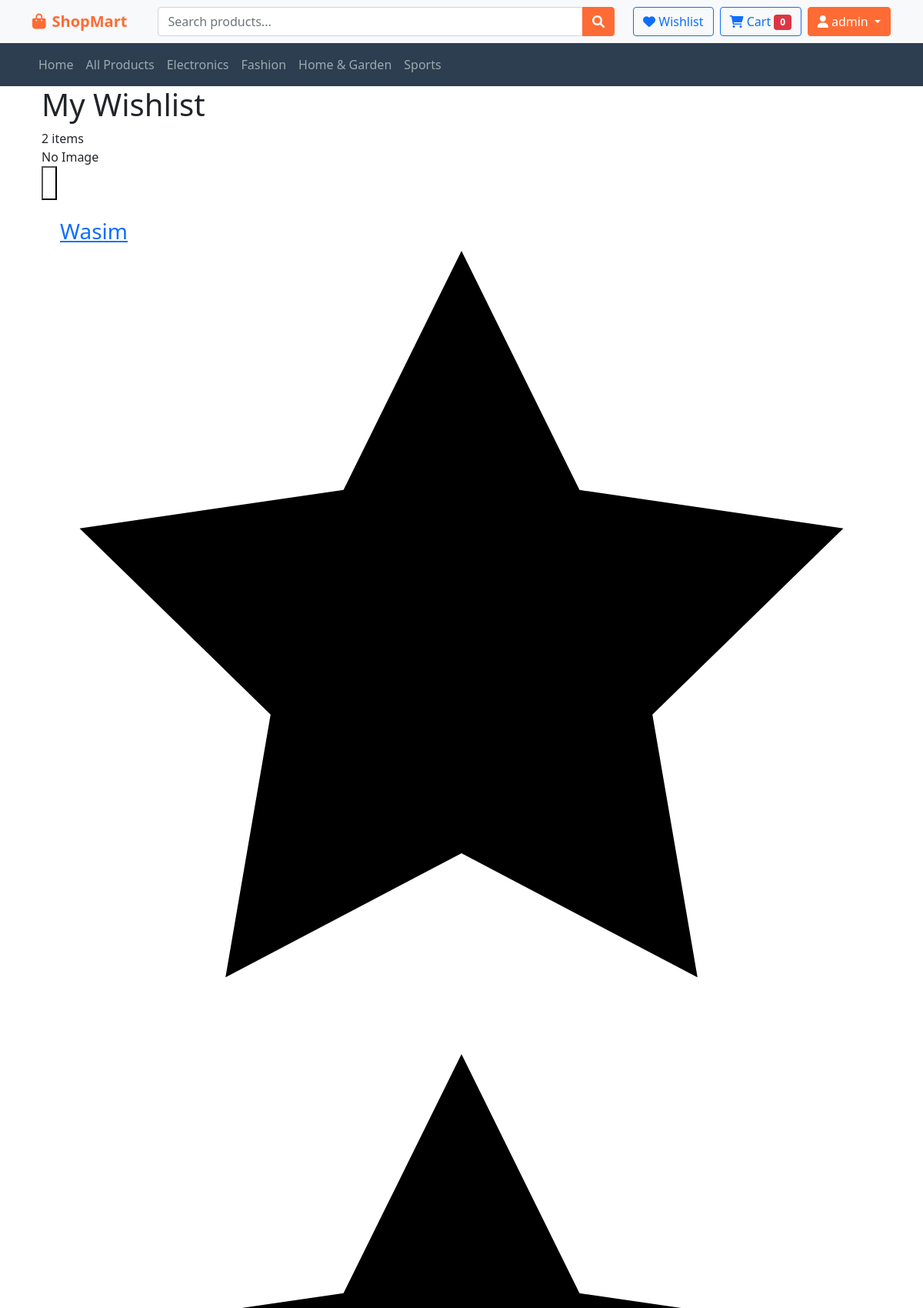
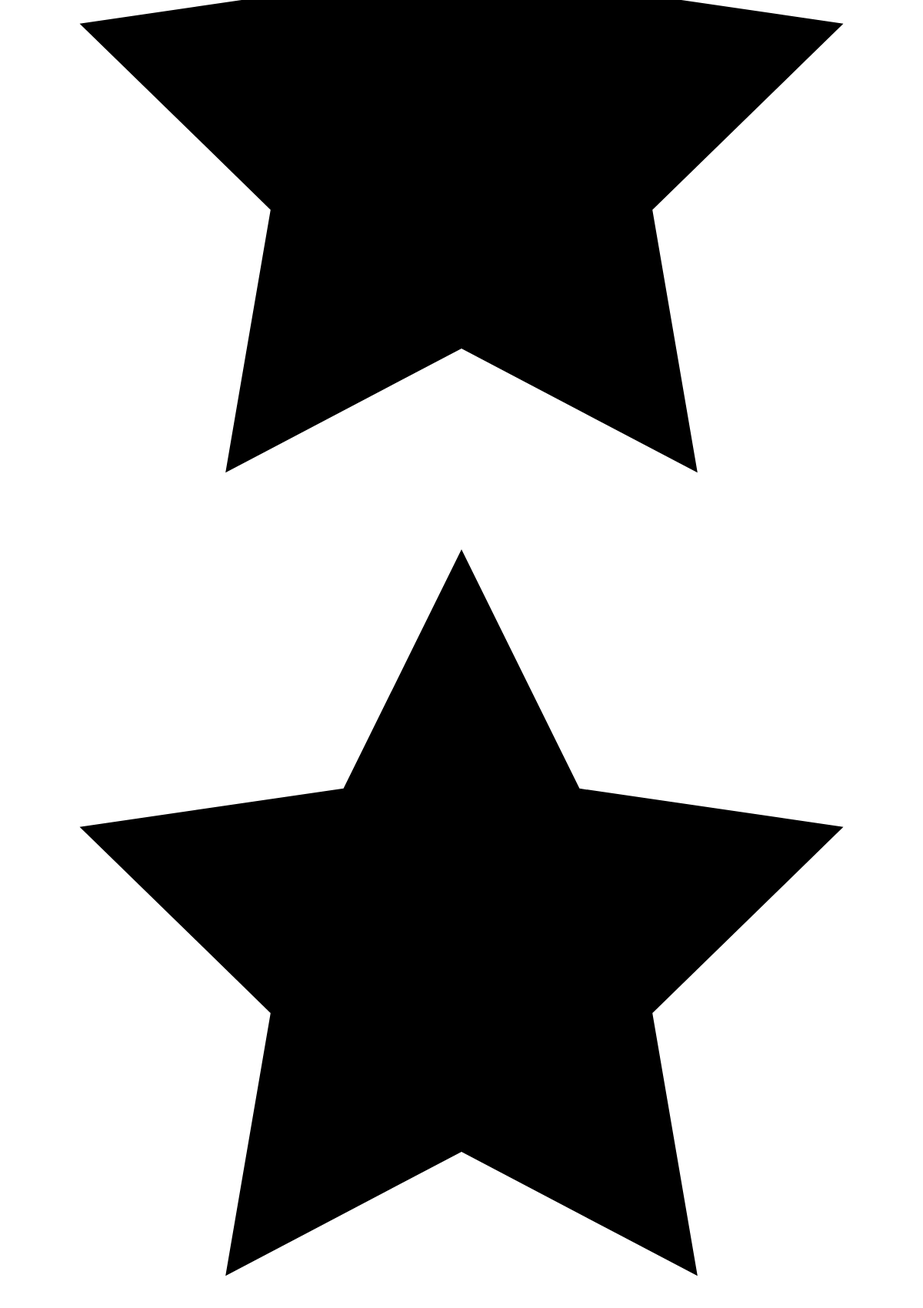
/wishlist/ (signed in, upper part), run on the app's committed database (2 pictures, top to bottom).
### myapp/models.py (models this page shows, shortened)
class User(AbstractUser):
    USER_TYPES = (
        ('customer', 'Customer'),
        ('vendor', 'Vendor'),
        ('admin', 'Admin'),
    )
    user_type = models.CharField(max_length=20, choices=USER_TYPES, default='customer')
    phone = models.CharField(max_length=15, blank=True)
    date_of_birth = models.DateField(null=True, blank=True)
    profile_image = models.ImageField(upload_to='profiles/', null=True, blank=True)
    is_verified = models.BooleanField(default=False)
    created_at = models.DateTimeField(auto_now_add=True)

class Wishlist(models.Model):
    user = models.ForeignKey(User, on_delete=models.CASCADE)
    product = models.ForeignKey(Product, on_delete=models.CASCADE)
    created_at = models.DateTimeField(auto_now_add=True)
    class Meta:
        unique_together = ['user', 'product']

class Product(models.Model):
    PRODUCT_STATUS = (
        ('draft', 'Draft'),
        ('active', 'Active'),
        ('inactive', 'Inactive'),
        ('out_of_stock', 'Out of Stock'),
    )
    vendor = models.ForeignKey(Vendor, on_delete=models.CASCADE, related_name='products')
    category = models.ForeignKey(Category, on_delete=models.CASCADE)
    brand = models.ForeignKey(Brand, on_delete=models.SET_NULL, null=True, blank=True)
    name = models.CharField(max_length=255)
    slug = models.SlugField(unique=True, blank=True)
    sku = models.CharField(max_length=50, unique=True)
    description = models.TextField()
    short_description = models.CharField(max_length=500, blank=True)
    price = models.DecimalField(max_digits=10, decimal_places=2)
    compare_price = models.DecimalField(max_digits=10, decimal_places=2, null=True, blank=True)
    cost_price = models.DecimalField(max_digits=10, decimal_places=2, null=True, blank=True)
    stock_quantity = models.PositiveIntegerField(default=0)
    low_stock_threshold = models.PositiveIntegerField(default=5)
    track_inventory = models.BooleanField(default=True)
    weight = models.DecimalField(max_digits=8, decimal_places=3, null=True, blank=True)
    dimensions = models.CharField(max_length=50, blank=True)  # L x W x H
    status = models.CharField(max_length=20, choices=PRODUCT_STATUS, default='draft')
    is_featured = models.BooleanField(default=False)
    is_digital = models.BooleanField(default=False)
    meta_title = models.CharField(max_length=255, blank=True)
    meta_description = models.CharField(max_length=500, blank=True)
    rating = models.DecimalField(max_digits=3, decimal_places=2, default=0.00)
    review_count = models.PositiveIntegerField(default=0)
    created_at = models.DateTimeField(auto_now_add=True)
    updated_at = models.DateTimeField(auto_now=True)
    class Meta:
        ordering = ['-created_at']
        indexes = [
            models.Index(fields=['status', 'is_featured']),
            models.Index(fields=['category', 'status']),
            models.Index(fields=['vendor', 'status']),
        ]

### myapp/views.py (the view)
# urls.py: path('wishlist/', views.wishlist, name='wishlist'),
@login_required
def wishlist(request):
    wishlist_items = Wishlist.objects.filter(user=request.user).select_related(
        'product'
    ).order_by('-created_at')
    return render(request, 'store/wishlist.html', {'wishlist_items': wishlist_items})

### myapp/templates/store/wishlist.html (shortened to what this page needs)
{% extends 'base.html' %}
{% load static %}
{% block content %}
<div class="container mx-auto px-4 py-8">
    <div class="max-w-6xl mx-auto">
        <div class="flex items-center justify-between mb-8">
            <h1 class="text-3xl font-bold text-gray-900">My Wishlist</h1>
            <div class="text-sm text-gray-500">
                {{ wishlist_items|length }} item{{ wishlist_items|length|pluralize }}
            </div>
        </div>
        {% if wishlist_items %}
            <div class="grid grid-cols-1 md:grid-cols-2 lg:grid-cols-3 xl:grid-cols-4 gap-6">
                {% for item in wishlist_items %}
                <div class="bg-white rounded-lg shadow-md overflow-hidden hover:shadow-lg transition-shadow duration-300">
                    <div class="relative">
                        {% if item.product.images.first %}
                            <img src="{{ item.product.images.first.image.url }}"
                                 alt="{{ item.product.name }}"
                                 class="w-full h-48 object-cover">
                        {% else %}
                            <div class="w-full h-48 bg-gray-200 flex items-center justify-center">
                                <span class="text-gray-400">No Image</span>
                            </div>
                        {% endif %}
                        <button onclick="toggleWishlist({{ item.product.id }})"
                                class="absolute top-2 right-2 p-2 bg-white rounded-full shadow-md hover:bg-red-50 transition-colors">
                        </button>
                    </div>
                    <div class="p-4">
                        <h3 class="font-semibold text-gray-900 text-sm mb-2 line-clamp-2">
                            <a href="{% url 'product_detail' item.product.slug %}" class="hover:text-orange-600">
                                {{ item.product.name }}
                            </a>
                        </h3>
                        <div class="flex items-center mb-2">
                            <div class="flex text-yellow-400 text-sm">
                                {% for i in "12345" %}
                                    {% if forloop.counter <= item.product.rating %}
                                        <svg class="w-4 h-4 fill-current" viewBox="0 0 20 20">
                                            <path d="M10 15l-5.878 3.09 1.123-6.545L.489 6.91l6.572-.955L10 0l2.939 5.955 6.572.955-4.756 4.635 1.123 6.545z"/>
                                        </svg>
                                    {% else %}
                                        <svg class="w-4 h-4 text-gray-300 fill-current" viewBox="0 0 20 20">
                                            <path d="M10 15l-5.878 3.09 1.123-6.545L.489 6.91l6.572-.955L10 0l2.939 5.955 6.572.955-4.756 4.635 1.123 6.545z"/>
                                        </svg>
                                    {% endif %}
                                {% endfor %}
                            </div>
                        </div>
                    </div>
                </div>
                {% endfor %}
            </div>
        {% endif %}
    </div>
</div>
{% endblock %}

### myapp/templates/base.html (shortened to what this page needs)
{% load static %}
<!DOCTYPE html>
<html lang="en">
<head>
    <link href="https://cdn.jsdelivr.net/npm/bootstrap@5.1.3/dist/css/bootstrap.min.css" rel="stylesheet">
    <link href="https://cdnjs.cloudflare.com/ajax/libs/font-awesome/6.0.0/css/all.min.css" rel="stylesheet">
</head>
<body>
<nav class="navbar navbar-expand-lg navbar-light bg-light sticky-top">
    <div class="container">
        <a class="navbar-brand" href="{% url 'home' %}">
            <i class="fas fa-shopping-bag me-2"></i>ShopMart
        </a>
        <div class="flex-grow-1 mx-4">
            <div class="search-bar">
                <div class="input-group">
                    <input type="text" class="form-control" id="search-input"
                           placeholder="Search products..." value="{{ request.GET.search }}">
                    <button class="btn btn-primary" type="button" id="search-btn">
                        <i class="fas fa-search"></i>
                    </button>
                </div>
            </div>
        </div>
        <div class="d-flex align-items-center">
            {% if user.is_authenticated %}
                <a href="{% url 'wishlist' %}" class="btn btn-outline-primary me-2">
                    <i class="fas fa-heart"></i> Wishlist
                </a>
                <a href="{% url 'cart_view' %}" class="btn btn-outline-primary me-2">
                    <i class="fas fa-shopping-cart"></i> Cart
                    <span class="badge bg-danger" id="cart-count">0</span>
                </a>
                <div class="dropdown">
                    <button class="btn btn-primary dropdown-toggle" type="button" data-bs-toggle="dropdown">
                        <i class="fas fa-user"></i> {{ user.username }}
                    </button>
                </div>
            {% else %}
                <a href="{% url 'login' %}" class="btn btn-outline-primary me-2">Login</a>
                <a href="{% url 'register' %}" class="btn btn-primary">Register</a>
            {% endif %}
        </div>
    </div>
</nav>
<nav class="navbar navbar-expand-lg navbar-dark" style="background-color: var(--dark-color);">
    <div class="container">
        <div class="navbar-nav">
            <a class="nav-link" href="{% url 'home' %}">Home</a>
            <a class="nav-link" href="{% url 'product_list' %}">All Products</a>
            <a class="nav-link" href="{% url 'product_list' %}?category=electronics">Electronics</a>
            <a class="nav-link" href="{% url 'product_list' %}?category=fashion">Fashion</a>
            <a class="nav-link" href="{% url 'product_list' %}?category=home">Home & Garden</a>
            <a class="nav-link" href="{% url 'product_list' %}?category=sports">Sports</a>
        </div>
    </div>
</nav>
<main>
    {% block content %}{% endblock %}
</main>
</body>
</html>

### myapp/templates/base.html (style rules this page uses)
:root { --primary-color: #ff6b35; --secondary-color: #f7931e; --dark-color: #2c3e50; --light-color: #ecf0f1; }
.navbar-brand { font-weight: bold; color: var(--primary-color) !important; }
.btn-primary { background-color: var(--primary-color); border-color: var(--primary-color); }
.search-bar { position: relative; }

### data on the page
User: username "admin"
Wishlist: shows "No Image", product.name "Wasim"

### other printed values
{{ wishlist_items|length }} "2"
